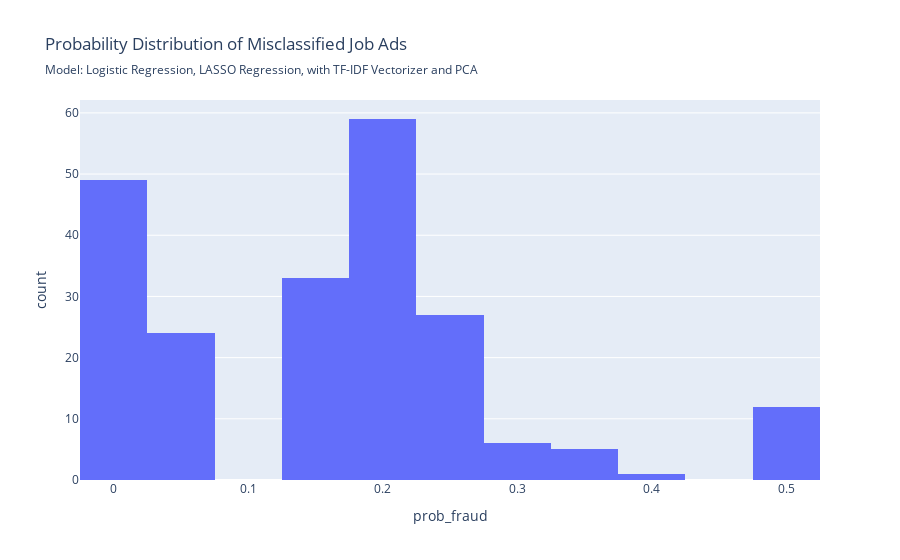

The cell this chart's notebook holds for it:
### Code cell
evaluate_model(model_log_lasso_pca, X_test, y_test, 
               fig_subtitle= 'Model: Logistic Regression, LASSO Regression, with TF-IDF Vectorizer and PCA', 
               short_name='log_lasso_pca', save_figs=True)

### Figure 1 — Plotly figure (JSON) as saved in the notebook; plotly's stock layout.template omitted (floating-point values rounded to 4 significant figures; data arrays with more than 128 entries replaced by an {"elided": "..."} marker saying what was removed)
{"data": [{"bingroup": "x", "hovertemplate": "prob_fraud=%{x}<br>count=%{y}<extra></extra>", "legendgroup": "", "marker": {"color": "#636efa", "pattern": {"shape": ""}}, "name": "", "orientation": "v", "showlegend": false, "type": "histogram", "x": {"elided": "216 float values"}, "xaxis": "x", "yaxis": "y"}], "layout": {"barmode": "relative", "legend": {"tracegroupgap": 0}, "title": {"subtitle": {"text": "Model: Logistic Regression, LASSO Regression, with TF-IDF Vectorizer and PCA"}, "text": "Probability Distribution of Misclassified Job Ads"}, "xaxis": {"anchor": "y", "domain": [0, 1], "title": {"text": "prob_fraud"}}, "yaxis": {"anchor": "x", "domain": [0, 1], "title": {"text": "count"}}}}
